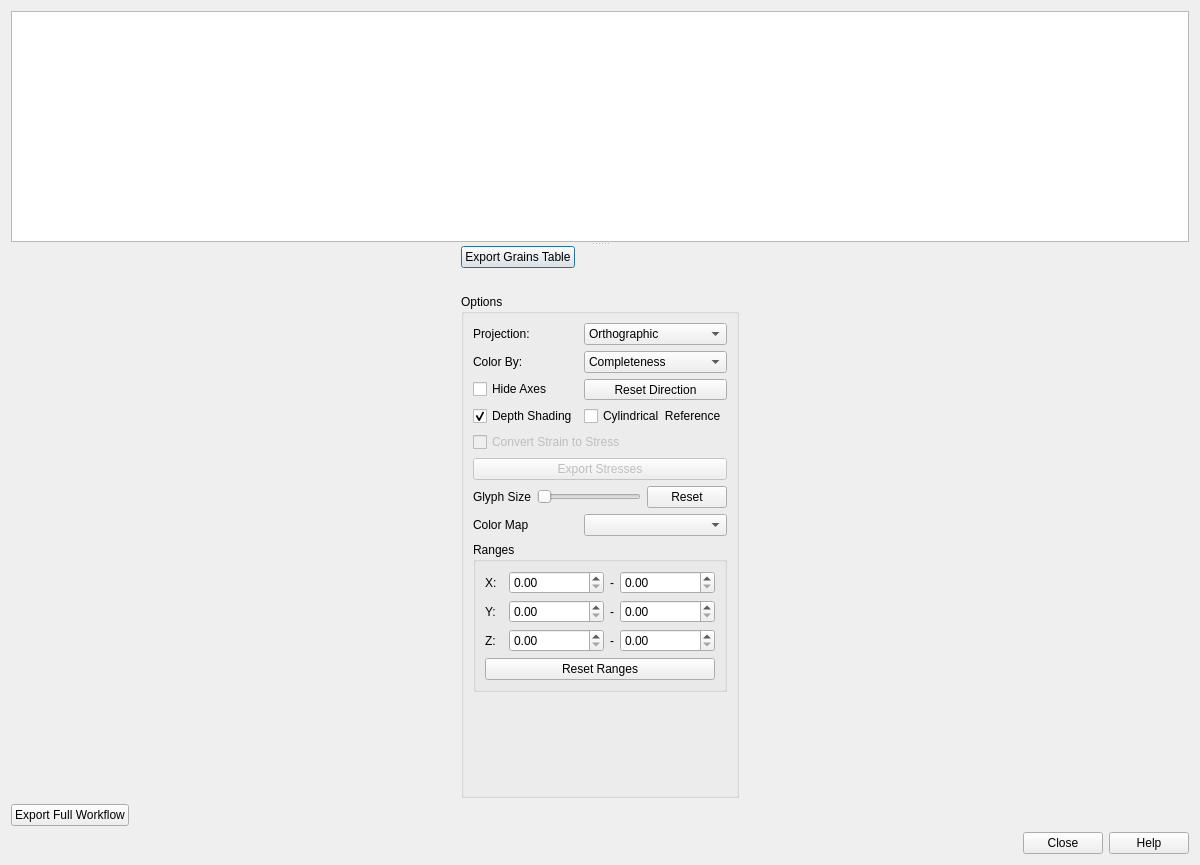
<?xml version="1.0" encoding="UTF-8"?>
<ui version="4.0">
 <class>fit_grains_results_dialog</class>
 <widget class="QDialog" name="fit_grains_results_dialog">
  <property name="geometry">
   <rect>
    <x>0</x>
    <y>0</y>
    <width>1200</width>
    <height>865</height>
   </rect>
  </property>
  <property name="sizePolicy">
   <sizepolicy hsizetype="Expanding" vsizetype="Preferred">
    <horstretch>0</horstretch>
    <verstretch>0</verstretch>
   </sizepolicy>
  </property>
  <property name="windowTitle">
   <string>Fit Grains Results</string>
  </property>
  <layout class="QVBoxLayout" name="verticalLayout">
   <item>
    <widget class="QSplitter" name="splitter">
     <property name="sizePolicy">
      <sizepolicy hsizetype="Preferred" vsizetype="Expanding">
       <horstretch>0</horstretch>
       <verstretch>0</verstretch>
      </sizepolicy>
     </property>
     <property name="minimumSize">
      <size>
       <width>0</width>
       <height>0</height>
      </size>
     </property>
     <property name="orientation">
      <enum>Qt::Vertical</enum>
     </property>
     <widget class="GrainsTableView" name="table_view">
      <property name="minimumSize">
       <size>
        <width>0</width>
        <height>150</height>
       </size>
      </property>
      <property name="alternatingRowColors">
       <bool>true</bool>
      </property>
      <property name="selectionBehavior">
       <enum>QAbstractItemView::SelectRows</enum>
      </property>
     </widget>
     <widget class="QWidget" name="plot_widget" native="true">
      <layout class="QHBoxLayout" name="horizontalLayout">
       <property name="leftMargin">
        <number>0</number>
       </property>
       <property name="bottomMargin">
        <number>0</number>
       </property>
       <item>
        <widget class="QWidget" name="dialog_controls" native="true">
         <property name="sizePolicy">
          <sizepolicy hsizetype="Fixed" vsizetype="Preferred">
           <horstretch>0</horstretch>
           <verstretch>0</verstretch>
          </sizepolicy>
         </property>
         <layout class="QVBoxLayout" name="verticalLayout_2">
          <property name="spacing">
           <number>6</number>
          </property>
          <property name="sizeConstraint">
           <enum>QLayout::SetDefaultConstraint</enum>
          </property>
          <property name="leftMargin">
           <number>0</number>
          </property>
          <property name="topMargin">
           <number>0</number>
          </property>
          <property name="rightMargin">
           <number>0</number>
          </property>
          <property name="bottomMargin">
           <number>0</number>
          </property>
          <item>
           <widget class="QPushButton" name="export_button">
            <property name="sizePolicy">
             <sizepolicy hsizetype="Fixed" vsizetype="Fixed">
              <horstretch>0</horstretch>
              <verstretch>0</verstretch>
             </sizepolicy>
            </property>
            <property name="text">
             <string>Export Grains Table</string>
            </property>
           </widget>
          </item>
          <item>
           <spacer name="verticalSpacer">
            <property name="orientation">
             <enum>Qt::Vertical</enum>
            </property>
            <property name="sizeType">
             <enum>QSizePolicy::Fixed</enum>
            </property>
            <property name="sizeHint" stdset="0">
             <size>
              <width>20</width>
              <height>20</height>
             </size>
            </property>
           </spacer>
          </item>
          <item>
           <widget class="QGroupBox" name="plot_controls">
            <property name="minimumSize">
             <size>
              <width>0</width>
              <height>0</height>
             </size>
            </property>
            <property name="title">
             <string>Options</string>
            </property>
            <layout class="QFormLayout" name="formLayout">
             <item row="0" column="0">
              <widget class="QLabel" name="projection_label">
               <property name="text">
                <string>Projection:</string>
               </property>
              </widget>
             </item>
             <item row="0" column="1">
              <widget class="QComboBox" name="projection">
               <item>
                <property name="text">
                 <string>Orthographic</string>
                </property>
               </item>
               <item>
                <property name="text">
                 <string>Perspective</string>
                </property>
               </item>
              </widget>
             </item>
             <item row="1" column="0">
              <widget class="QLabel" name="plot_color_label">
               <property name="text">
                <string>Color By:</string>
               </property>
              </widget>
             </item>
             <item row="1" column="1">
              <widget class="QComboBox" name="plot_color_option">
               <item>
                <property name="text">
                 <string>Completeness</string>
                </property>
               </item>
               <item>
                <property name="text">
                 <string>Goodness of Fit</string>
                </property>
               </item>
               <item>
                <property name="text">
                 <string>XX Strain</string>
                </property>
               </item>
               <item>
                <property name="text">
                 <string>YY Strain</string>
                </property>
               </item>
               <item>
                <property name="text">
                 <string>ZZ Strain</string>
                </property>
               </item>
               <item>
                <property name="text">
                 <string>YZ Strain</string>
                </property>
               </item>
               <item>
                <property name="text">
                 <string>XZ Strain</string>
                </property>
               </item>
               <item>
                <property name="text">
                 <string>XY Strain</string>
                </property>
               </item>
              </widget>
             </item>
             <item row="2" column="0">
              <widget class="QCheckBox" name="hide_axes">
               <property name="text">
                <string>Hide Axes</string>
               </property>
              </widget>
             </item>
             <item row="2" column="1">
              <widget class="QToolButton" name="set_view_direction">
               <property name="sizePolicy">
                <sizepolicy hsizetype="Preferred" vsizetype="Preferred">
                 <horstretch>0</horstretch>
                 <verstretch>0</verstretch>
                </sizepolicy>
               </property>
               <property name="text">
                <string>Reset Direction</string>
               </property>
               <property name="popupMode">
                <enum>QToolButton::InstantPopup</enum>
               </property>
               <property name="toolButtonStyle">
                <enum>Qt::ToolButtonTextOnly</enum>
               </property>
              </widget>
             </item>
             <item row="4" column="0" colspan="2">
              <widget class="QCheckBox" name="convert_strain_to_stress">
               <property name="enabled">
                <bool>false</bool>
               </property>
               <property name="toolTip">
                <string>&lt;html&gt;&lt;head/&gt;&lt;body&gt;&lt;p&gt;Convert strain to stress. Requires a material where the elastic stiffness tensor is defined (see the properties tab in the materials panel).&lt;/p&gt;&lt;/body&gt;&lt;/html&gt;</string>
               </property>
               <property name="text">
                <string>Convert Strain to Stress</string>
               </property>
              </widget>
             </item>
             <item row="6" column="0" colspan="2">
              <layout class="QHBoxLayout" name="horizontalLayout_2">
               <item>
                <widget class="QLabel" name="glyph_size_label">
                 <property name="text">
                  <string>Glyph Size</string>
                 </property>
                </widget>
               </item>
               <item>
                <widget class="QSlider" name="glyph_size_slider">
                 <property name="minimum">
                  <number>1</number>
                 </property>
                 <property name="maximum">
                  <number>2000</number>
                 </property>
                 <property name="singleStep">
                  <number>1</number>
                 </property>
                 <property name="pageStep">
                  <number>2</number>
                 </property>
                 <property name="value">
                  <number>1</number>
                 </property>
                 <property name="orientation">
                  <enum>Qt::Horizontal</enum>
                 </property>
                </widget>
               </item>
               <item>
                <widget class="QPushButton" name="reset_glyph_size">
                 <property name="text">
                  <string>Reset</string>
                 </property>
                </widget>
               </item>
              </layout>
             </item>
             <item row="7" column="0">
              <widget class="QLabel" name="color_map_label">
               <property name="text">
                <string>Color Map</string>
               </property>
              </widget>
             </item>
             <item row="7" column="1">
              <widget class="QComboBox" name="color_maps">
               <property name="styleSheet">
                <string notr="true">combobox-popup: 0;</string>
               </property>
               <property name="editable">
                <bool>false</bool>
               </property>
               <property name="maxVisibleItems">
                <number>5</number>
               </property>
              </widget>
             </item>
             <item row="8" column="0" colspan="2">
              <widget class="QGroupBox" name="ranges_group">
               <property name="title">
                <string>Ranges</string>
               </property>
               <layout class="QGridLayout" name="gridLayout_2">
                <item row="1" column="2">
                 <widget class="ScientificDoubleSpinBox" name="range_y_0">
                  <property name="sizePolicy">
                   <sizepolicy hsizetype="Expanding" vsizetype="Fixed">
                    <horstretch>0</horstretch>
                    <verstretch>0</verstretch>
                   </sizepolicy>
                  </property>
                  <property name="keyboardTracking">
                   <bool>false</bool>
                  </property>
                  <property name="singleStep">
                   <double>0.000000000000000</double>
                  </property>
                 </widget>
                </item>
                <item row="2" column="4">
                 <widget class="ScientificDoubleSpinBox" name="range_z_1">
                  <property name="sizePolicy">
                   <sizepolicy hsizetype="Expanding" vsizetype="Fixed">
                    <horstretch>0</horstretch>
                    <verstretch>0</verstretch>
                   </sizepolicy>
                  </property>
                  <property name="keyboardTracking">
                   <bool>false</bool>
                  </property>
                  <property name="singleStep">
                   <double>0.000000000000000</double>
                  </property>
                 </widget>
                </item>
                <item row="2" column="2">
                 <widget class="ScientificDoubleSpinBox" name="range_z_0">
                  <property name="sizePolicy">
                   <sizepolicy hsizetype="Expanding" vsizetype="Fixed">
                    <horstretch>0</horstretch>
                    <verstretch>0</verstretch>
                   </sizepolicy>
                  </property>
                  <property name="keyboardTracking">
                   <bool>false</bool>
                  </property>
                  <property name="singleStep">
                   <double>0.000000000000000</double>
                  </property>
                 </widget>
                </item>
                <item row="1" column="4">
                 <widget class="ScientificDoubleSpinBox" name="range_y_1">
                  <property name="sizePolicy">
                   <sizepolicy hsizetype="Expanding" vsizetype="Fixed">
                    <horstretch>0</horstretch>
                    <verstretch>0</verstretch>
                   </sizepolicy>
                  </property>
                  <property name="keyboardTracking">
                   <bool>false</bool>
                  </property>
                  <property name="singleStep">
                   <double>0.000000000000000</double>
                  </property>
                 </widget>
                </item>
                <item row="1" column="3">
                 <widget class="QLabel" name="y_range_separator">
                  <property name="sizePolicy">
                   <sizepolicy hsizetype="Fixed" vsizetype="Minimum">
                    <horstretch>0</horstretch>
                    <verstretch>0</verstretch>
                   </sizepolicy>
                  </property>
                  <property name="text">
                   <string>-</string>
                  </property>
                  <property name="alignment">
                   <set>Qt::AlignCenter</set>
                  </property>
                 </widget>
                </item>
                <item row="2" column="3">
                 <widget class="QLabel" name="z_range_separator">
                  <property name="sizePolicy">
                   <sizepolicy hsizetype="Fixed" vsizetype="Minimum">
                    <horstretch>0</horstretch>
                    <verstretch>0</verstretch>
                   </sizepolicy>
                  </property>
                  <property name="text">
                   <string>-</string>
                  </property>
                  <property name="alignment">
                   <set>Qt::AlignCenter</set>
                  </property>
                 </widget>
                </item>
                <item row="0" column="2">
                 <widget class="ScientificDoubleSpinBox" name="range_x_0">
                  <property name="sizePolicy">
                   <sizepolicy hsizetype="Expanding" vsizetype="Fixed">
                    <horstretch>0</horstretch>
                    <verstretch>0</verstretch>
                   </sizepolicy>
                  </property>
                  <property name="keyboardTracking">
                   <bool>false</bool>
                  </property>
                  <property name="singleStep">
                   <double>0.000000000000000</double>
                  </property>
                 </widget>
                </item>
                <item row="0" column="0">
                 <widget class="QLabel" name="x_range_label">
                  <property name="sizePolicy">
                   <sizepolicy hsizetype="Fixed" vsizetype="Preferred">
                    <horstretch>0</horstretch>
                    <verstretch>0</verstretch>
                   </sizepolicy>
                  </property>
                  <property name="text">
                   <string>X:</string>
                  </property>
                 </widget>
                </item>
                <item row="0" column="4">
                 <widget class="ScientificDoubleSpinBox" name="range_x_1">
                  <property name="sizePolicy">
                   <sizepolicy hsizetype="Expanding" vsizetype="Fixed">
                    <horstretch>0</horstretch>
                    <verstretch>0</verstretch>
                   </sizepolicy>
                  </property>
                  <property name="keyboardTracking">
                   <bool>false</bool>
                  </property>
                  <property name="singleStep">
                   <double>0.000000000000000</double>
                  </property>
                 </widget>
                </item>
                <item row="1" column="0">
                 <widget class="QLabel" name="y_range_label">
                  <property name="sizePolicy">
                   <sizepolicy hsizetype="Fixed" vsizetype="Preferred">
                    <horstretch>0</horstretch>
                    <verstretch>0</verstretch>
                   </sizepolicy>
                  </property>
                  <property name="text">
                   <string>Y:</string>
                  </property>
                 </widget>
                </item>
                <item row="0" column="3">
                 <widget class="QLabel" name="x_range_separator">
                  <property name="sizePolicy">
                   <sizepolicy hsizetype="Fixed" vsizetype="Minimum">
                    <horstretch>0</horstretch>
                    <verstretch>0</verstretch>
                   </sizepolicy>
                  </property>
                  <property name="text">
                   <string>-</string>
                  </property>
                  <property name="alignment">
                   <set>Qt::AlignCenter</set>
                  </property>
                 </widget>
                </item>
                <item row="2" column="0">
                 <widget class="QLabel" name="z_range_label">
                  <property name="sizePolicy">
                   <sizepolicy hsizetype="Fixed" vsizetype="Preferred">
                    <horstretch>0</horstretch>
                    <verstretch>0</verstretch>
                   </sizepolicy>
                  </property>
                  <property name="text">
                   <string>Z:</string>
                  </property>
                 </widget>
                </item>
                <item row="3" column="0" colspan="5">
                 <widget class="QPushButton" name="reset_ranges">
                  <property name="text">
                   <string>Reset Ranges</string>
                  </property>
                 </widget>
                </item>
               </layout>
              </widget>
             </item>
             <item row="5" column="0" colspan="2">
              <widget class="QPushButton" name="export_stresses">
               <property name="enabled">
                <bool>false</bool>
               </property>
               <property name="toolTip">
                <string>&lt;html&gt;&lt;head/&gt;&lt;body&gt;&lt;p&gt;Export stresses to a compressed npz file as Mandel-Voigt vectors. The data is saved in the &amp;quot;stresses&amp;quot; key as an (n, 6) shape, where `n` is the number of grains.&lt;/p&gt;&lt;p&gt;&amp;quot;Convert Strain to Stress&amp;quot; must be enabled to use this.&lt;/p&gt;&lt;/body&gt;&lt;/html&gt;</string>
               </property>
               <property name="text">
                <string>Export Stresses</string>
               </property>
              </widget>
             </item>
             <item row="3" column="0">
              <widget class="QCheckBox" name="depth_shading">
               <property name="text">
                <string>Depth Shading</string>
               </property>
               <property name="checked">
                <bool>true</bool>
               </property>
              </widget>
             </item>
             <item row="3" column="1">
              <widget class="QCheckBox" name="cylindrical_reference">
               <property name="toolTip">
                <string>&lt;html&gt;&lt;head/&gt;&lt;body&gt;&lt;p&gt;For the 3D coordinates, use a cylindrical reference frame (ρ, φ, Y) instead of cartesian coordinates.&lt;/p&gt;&lt;/body&gt;&lt;/html&gt;</string>
               </property>
               <property name="text">
                <string>Cylindrical  Reference</string>
               </property>
              </widget>
             </item>
            </layout>
           </widget>
          </item>
         </layout>
        </widget>
       </item>
       <item>
        <layout class="QVBoxLayout" name="canvas_layout"/>
       </item>
      </layout>
     </widget>
    </widget>
   </item>
   <item>
    <layout class="QVBoxLayout" name="toolbar_layout"/>
   </item>
   <item>
    <layout class="QHBoxLayout" name="horizontalLayout_3">
     <item>
      <widget class="QPushButton" name="export_workflow">
       <property name="text">
        <string>Export Full Workflow</string>
       </property>
      </widget>
     </item>
     <item>
      <spacer name="horizontalSpacer">
       <property name="orientation">
        <enum>Qt::Horizontal</enum>
       </property>
       <property name="sizeHint" stdset="0">
        <size>
         <width>40</width>
         <height>20</height>
        </size>
       </property>
      </spacer>
     </item>
    </layout>
   </item>
   <item>
    <widget class="QDialogButtonBox" name="button_box">
     <property name="orientation">
      <enum>Qt::Horizontal</enum>
     </property>
     <property name="standardButtons">
      <set>QDialogButtonBox::Close|QDialogButtonBox::Help</set>
     </property>
    </widget>
   </item>
  </layout>
 </widget>
 <customwidgets>
  <customwidget>
   <class>ScientificDoubleSpinBox</class>
   <extends>QDoubleSpinBox</extends>
   <header>scientificspinbox.h</header>
   <container>1</container>
  </customwidget>
  <customwidget>
   <class>GrainsTableView</class>
   <extends>QTableView</extends>
   <header location="global">grains_table_view.py</header>
  </customwidget>
 </customwidgets>
 <tabstops>
  <tabstop>table_view</tabstop>
  <tabstop>export_button</tabstop>
  <tabstop>projection</tabstop>
  <tabstop>plot_color_option</tabstop>
  <tabstop>hide_axes</tabstop>
  <tabstop>set_view_direction</tabstop>
  <tabstop>depth_shading</tabstop>
  <tabstop>cylindrical_reference</tabstop>
  <tabstop>convert_strain_to_stress</tabstop>
  <tabstop>export_stresses</tabstop>
  <tabstop>glyph_size_slider</tabstop>
  <tabstop>reset_glyph_size</tabstop>
  <tabstop>color_maps</tabstop>
  <tabstop>range_x_0</tabstop>
  <tabstop>range_x_1</tabstop>
  <tabstop>range_y_0</tabstop>
  <tabstop>range_y_1</tabstop>
  <tabstop>range_z_0</tabstop>
  <tabstop>range_z_1</tabstop>
  <tabstop>reset_ranges</tabstop>
 </tabstops>
 <resources/>
 <connections>
  <connection>
   <sender>button_box</sender>
   <signal>accepted()</signal>
   <receiver>fit_grains_results_dialog</receiver>
   <slot>accept()</slot>
   <hints>
    <hint type="sourcelabel">
     <x>248</x>
     <y>254</y>
    </hint>
    <hint type="destinationlabel">
     <x>157</x>
     <y>274</y>
    </hint>
   </hints>
  </connection>
  <connection>
   <sender>button_box</sender>
   <signal>rejected()</signal>
   <receiver>fit_grains_results_dialog</receiver>
   <slot>reject()</slot>
   <hints>
    <hint type="sourcelabel">
     <x>316</x>
     <y>260</y>
    </hint>
    <hint type="destinationlabel">
     <x>286</x>
     <y>274</y>
    </hint>
   </hints>
  </connection>
  <connection>
   <sender>convert_strain_to_stress</sender>
   <signal>toggled(bool)</signal>
   <receiver>export_stresses</receiver>
   <slot>setEnabled(bool)</slot>
   <hints>
    <hint type="sourcelabel">
     <x>144</x>
     <y>432</y>
    </hint>
    <hint type="destinationlabel">
     <x>144</x>
     <y>462</y>
    </hint>
   </hints>
  </connection>
 </connections>
</ui>
